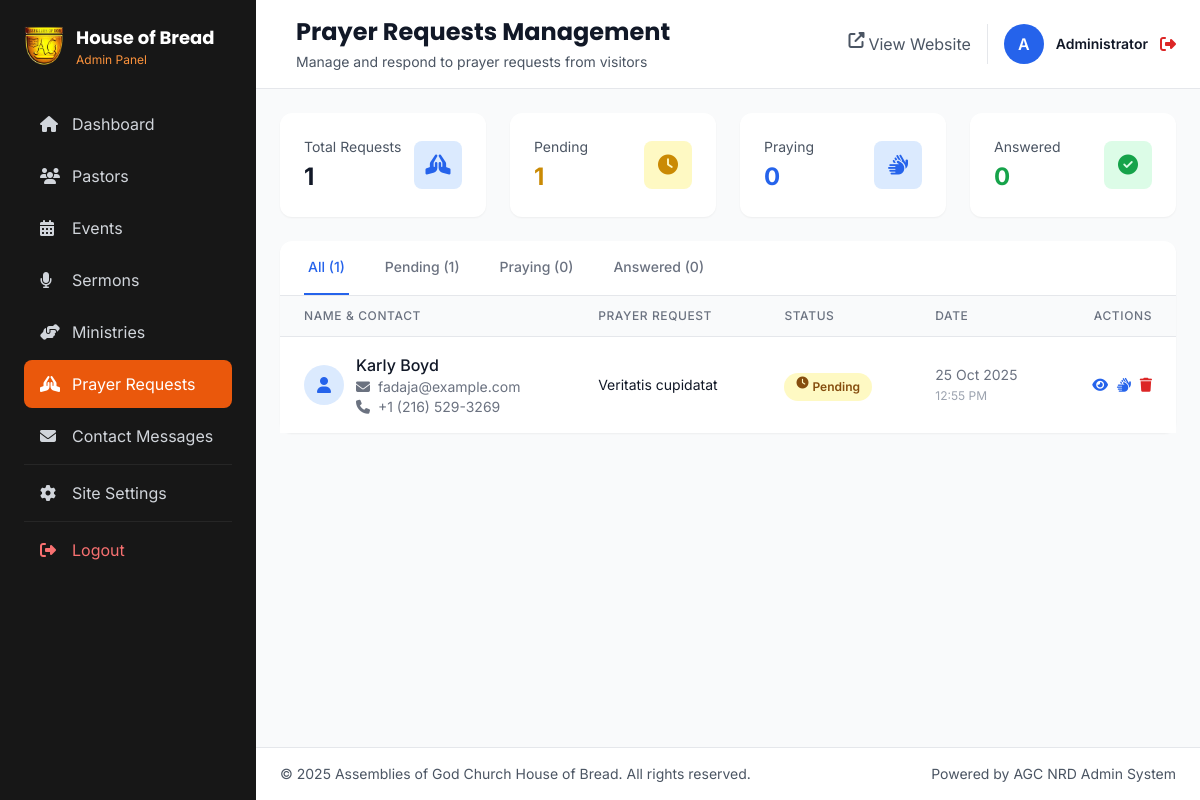
The app's page /admin/prayer-requests.php (signed in) with its own data.
### tables this page shows
CREATE TABLE `site_settings` (
  `id` int(11) NOT NULL,
  `site_name` varchar(255) DEFAULT 'Assemblies of God Church House of Bread',
  `site_tagline` varchar(255) DEFAULT 'Building Faith, Transforming Lives',
  `site_email` varchar(255) DEFAULT NULL,
  `site_phone` varchar(20) DEFAULT NULL,
  `site_address` text DEFAULT NULL,
  `facebook_url` varchar(255) DEFAULT NULL,
  `instagram_url` varchar(255) DEFAULT NULL,
  `youtube_url` varchar(255) DEFAULT NULL,
  `twitter_url` varchar(255) DEFAULT NULL,
  `linkedin_url` varchar(255) DEFAULT NULL,
  `whatsapp_url` varchar(255) DEFAULT NULL,
  `live_stream_url` varchar(500) DEFAULT NULL,
  `service_times` varchar(255) DEFAULT NULL,
  `service_location` varchar(255) DEFAULT NULL,
  `about_text` text DEFAULT NULL,
  `mission_statement` text DEFAULT NULL,
  `vision_statement` text DEFAULT NULL,
  `welcome_message` text DEFAULT NULL,
  `contact_email` varchar(255) DEFAULT NULL,
  `contact_phone` varchar(20) DEFAULT NULL,
  `contact_address` text DEFAULT NULL,
  `map_embed_code` text DEFAULT NULL,
  `meta_description` text DEFAULT NULL,
  `meta_keywords` text DEFAULT NULL,
  `logo` varchar(255) DEFAULT NULL,
  `favicon` varchar(255) DEFAULT NULL,
  `hero_image` varchar(255) DEFAULT NULL,
  `hero_title` varchar(255) DEFAULT NULL,
  `hero_subtitle` text DEFAULT NULL
);

CREATE TABLE `prayer_requests` (
  `id` int(11) NOT NULL,
  `full_name` varchar(255) NOT NULL,
  `email` varchar(255) DEFAULT NULL,
  `phone` varchar(20) DEFAULT NULL,
  `prayer_request` text NOT NULL,
  `is_anonymous` tinyint(1) DEFAULT 0,
  `status` enum('pending','praying','answered') DEFAULT 'pending',
  `ip_address` varchar(45) DEFAULT NULL,
  `created_at` timestamp NOT NULL DEFAULT current_timestamp(),
  `updated_at` timestamp NOT NULL DEFAULT current_timestamp() ON UPDATE current_timestamp()
);

### admin/prayer-requests.php (the view, shortened to what the rows shown need)
<?php
$pageTitle = 'Prayer Requests Management';
include 'includes/header.php';
$action = $_GET['action'] ?? 'list';
$status = $_GET['status'] ?? 'all';
?>
<?php if ($action === 'list'): ?>
    <div class="bg-white rounded-xl shadow-sm">
        <div class="overflow-x-auto">
            <table class="w-full">
                <thead class="bg-gray-50 border-b border-gray-200">
                    <tr>
                        <th class="px-6 py-3 text-left text-xs font-medium text-gray-500 uppercase tracking-wider">Name & Contact</th>
                        <th class="px-6 py-3 text-left text-xs font-medium text-gray-500 uppercase tracking-wider">Prayer Request</th>
                        <th class="px-6 py-3 text-left text-xs font-medium text-gray-500 uppercase tracking-wider">Status</th>
                        <th class="px-6 py-3 text-left text-xs font-medium text-gray-500 uppercase tracking-wider">Date</th>
                        <th class="px-6 py-3 text-right text-xs font-medium text-gray-500 uppercase tracking-wider">Actions</th>
                    </tr>
                </thead>
                <tbody class="bg-white divide-y divide-gray-200">
                    <?php
                    if ($status === 'all') {
                        $sql = "SELECT * FROM prayer_requests ORDER BY created_at DESC";
                        $requests = fetchAll($sql);
                    } else {
                        $sql = "SELECT * FROM prayer_requests WHERE status = ? ORDER BY created_at DESC";
                        $requests = fetchAll($sql, [$status], 's');
                    }
                    if (empty($requests)):
                    ?>
                    <tr>
                        <td colspan="5" class="px-6 py-12 text-center text-gray-500">
                            <i class="fas fa-praying-hands text-4xl mb-3 text-gray-300"></i>
                            <p>No prayer requests found.</p>
                        </td>
                    </tr>
                    <?php else: ?>
                        <?php foreach ($requests as $request): ?>
                        <tr class="hover:bg-gray-50">
                            <td class="px-6 py-4">
                                <?php if ($request['is_anonymous']): ?>
                                <div class="flex items-center">
                                    <div class="w-10 h-10 bg-gray-300 rounded-full flex items-center justify-center mr-3">
                                        <i class="fas fa-user-secret text-gray-600"></i>
                                    </div>
                                    <div>
                                        <div class="font-medium text-gray-900">Anonymous</div>
                                        <div class="text-sm text-gray-500">Identity hidden</div>
                                    </div>
                                </div>
                                <?php else: ?>
                                <div class="flex items-center">
                                    <div class="w-10 h-10 bg-blue-100 rounded-full flex items-center justify-center mr-3">
                                        <i class="fas fa-user text-blue-600"></i>
                                    </div>
                                    <div>
                                        <div class="font-medium text-gray-900"><?= htmlspecialchars($request['full_name']) ?></div>
                                        <?php if ($request['email']): ?>
                                        <div class="text-sm text-gray-500"><i class="fas fa-envelope mr-1"></i> <?= htmlspecialchars($request['email']) ?></div>
                                        <?php endif; ?>
                                        <?php if ($request['phone']): ?>
                                        <div class="text-sm text-gray-500"><i class="fas fa-phone mr-1"></i> <?= htmlspecialchars($request['phone']) ?></div>
                                        <?php endif; ?>
                                    </div>
                                </div>
                                <?php endif; ?>
                            </td>
                            <td class="px-6 py-4">
                                <div class="text-sm text-gray-900">
                                    <?= htmlspecialchars(substr($request['prayer_request'], 0, 100)) ?><?= strlen($request['prayer_request']) > 100 ? '...' : '' ?>
                                </div>
                            </td>
                            <td class="px-6 py-4 whitespace-nowrap">
                                <?php if ($request['status'] === 'pending'): ?>
                                <span class="px-3 py-1 inline-flex text-xs leading-5 font-semibold rounded-full bg-yellow-100 text-yellow-800">
                                    <i class="fas fa-clock mr-1"></i> Pending
                                </span>
                                <?php elseif ($request['status'] === 'praying'): ?>
                                <span class="px-3 py-1 inline-flex text-xs leading-5 font-semibold rounded-full bg-blue-100 text-blue-800">
                                    <i class="fas fa-hands mr-1"></i> Praying
                                </span>
                                <?php else: ?>
                                <span class="px-3 py-1 inline-flex text-xs leading-5 font-semibold rounded-full bg-green-100 text-green-800">
                                    <i class="fas fa-check-circle mr-1"></i> Answered
                                </span>
                                <?php endif; ?>
                            </td>
                            <td class="px-6 py-4 whitespace-nowrap text-sm text-gray-500">
                                <?= formatDate($request['created_at'], 'd M Y') ?><br>
                                <span class="text-xs text-gray-400"><?= formatDate($request['created_at'], 'g:i A') ?></span>
                            </td>
                            <td class="px-6 py-4 whitespace-nowrap text-right text-sm font-medium">
                                <div class="flex items-center justify-end space-x-2">
                                    <button onclick="viewRequest(<?= $request['id'] ?>)" class="text-blue-600 hover:text-blue-900" title="View Details">
                                        <i class="fas fa-eye"></i>
                                    </button>
                                    <?php if ($request['status'] === 'pending'): ?>
                                    <a href="?action=update_status&id=<?= $request['id'] ?>&new_status=praying" class="text-blue-600 hover:text-blue-900" title="Mark as Praying">
                                        <i class="fas fa-hands"></i>
                                    </a>
                                    <?php endif; ?>
                                    <a href="?action=delete&id=<?= $request['id'] ?>" class="text-red-600 hover:text-red-900 confirm-delete" title="Delete">
                                        <i class="fas fa-trash"></i>
                                    </a>
                                </div>
                            </td>
                        </tr>
                        <?php endforeach; ?>
                    <?php endif; ?>
                </tbody>
            </table>
        </div>
    </div>
<?php endif; ?>
<?php include 'includes/footer.php'; ?>

### admin/includes/header.php (shortened to what the rows shown need)
<?php
require_once '../config/config.php';
$settings = getSiteSettings();
$currentAdmin = getCurrentAdmin();
?>
<!DOCTYPE html>
<html lang="en">
<head>
    <script src="https://cdn.tailwindcss.com"></script>
    <link rel="stylesheet" href="https://cdnjs.cloudflare.com/ajax/libs/font-awesome/6.4.0/css/all.min.css">
    <link rel="stylesheet" href="<?= SITE_URL ?>/css/aghob-custom.css">
</head>
<body class="bg-gray-50">
    <div class="flex h-screen overflow-hidden relative">
        <?php include 'sidebar.php'; ?>
        <div class="flex-1 flex flex-col overflow-hidden">
            <header class="bg-white border-b border-gray-200 px-4 lg:px-6 py-3 lg:py-4">
                <div class="flex items-center justify-between">
                    <div class="flex items-center space-x-4">
                        <div>
                            <h1 class="text-xl lg:text-2xl font-bold text-gray-900"><?= $pageTitle ?? 'Dashboard' ?>
                            </h1>
                        </div>
                    </div>
                    <div class="flex items-center space-x-2 lg:space-x-4">
                        <div class="flex items-center space-x-2 lg:space-x-3 border-l pl-2 lg:pl-4">
                            <div
                                class="w-8 lg:w-10 h-8 lg:h-10 bg-blue-600 text-white rounded-full flex items-center justify-center font-semibold text-sm lg:text-base">
                                <?= strtoupper(substr($currentAdmin['full_name'], 0, 1)) ?>
                            </div>
                            <div class="hidden sm:block">
                                <p class="text-xs lg:text-sm font-semibold text-gray-900">
                                    <?= htmlspecialchars($currentAdmin['full_name']) ?></p>
                            </div>
                            <a href="<?= SITE_URL ?>/logout.php" class="text-red-600 hover:text-red-700 transition"
                                title="Logout">
                                <i class="fas fa-sign-out-alt text-sm lg:text-base"></i>
                            </a>
                        </div>
                    </div>
                </div>
            </header>
            <main class="flex-1 overflow-y-auto p-3 lg:p-6">

### admin/includes/sidebar.php (shortened to what the rows shown need)
<aside id="sidebar"
    class="fixed lg:relative lg:translate-x-0 -translate-x-full transition-transform duration-300 ease-in-out z-30 w-64 bg-neutral-900 text-white flex-shrink-0 h-screen lg:h-auto overflow-y-auto">
    <div class="p-4 lg:p-6">
        <div class="flex items-center justify-between lg:justify-start space-x-3 mb-6 lg:mb-8">
            <div class="flex items-center space-x-3">
                <?php if (empty($settings['logo'])): ?>
                    <div
                        class="w-10 lg:w-12 h-10 lg:h-12 ag-logo-placeholder text-white rounded-xl flex items-center justify-center group-hover:shadow-lg transition-all flex-shrink-0">
                        <i class="fas fa-bread-slice text-white text-lg lg:text-xl"></i>
                    </div>
                <?php else: ?>
                    <img src="<?= SITE_URL . '/' . $settings['logo'] ?>" alt=""
                        class="h-10 group-hover:scale-110 transition-transform">
                <?php endif; ?>
                <div>
                    <h2 class="font-bold text-base lg:text-lg text-white">House of Bread</h2>
                    <p class="text-xs text-orange-400 hidden lg:block">Admin Panel</p>
                </div>
            </div>
        </div>
    </div>
</aside>

### records on screen
site_settings: logo (picture)
prayer_requests: full_name "Karly Boyd", email "fadaja@example.com", phone "+1 (216) 529-3269", prayer_request "Veritatis cupidatat", status "pending" (drawn), created_at "25 Oct 2025", created_at "12:55 PM"

### other values on screen
$pageTitle "Prayer Requests Management"
$pageDescription "Manage and respond to prayer requests from visitors"
substr($currentAdmin['full_name'], 0, 1) "A"
$currentAdmin['full_name'] "Administrator"
$stats['all'] "1"
$stats['pending'] "1"
$stats['praying'] "0"
$stats['answered'] "0"
